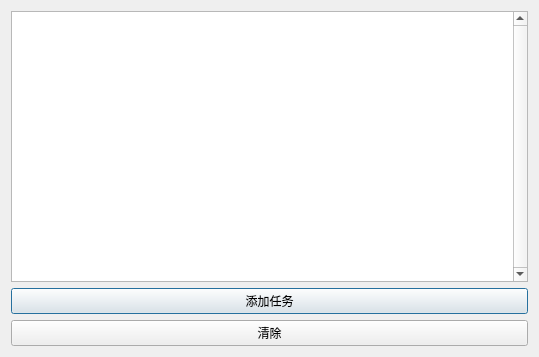
<?xml version="1.0" encoding="UTF-8"?>
<ui version="4.0">
 <class>Schedule</class>
 <widget class="QDialog" name="Schedule">
  <property name="geometry">
   <rect>
    <x>0</x>
    <y>0</y>
    <width>539</width>
    <height>357</height>
   </rect>
  </property>
  <property name="windowTitle">
   <string>备忘录</string>
  </property>
  <layout class="QVBoxLayout" name="verticalLayout">
   <item>
    <widget class="QListWidget" name="listWidget">
     <property name="verticalScrollBarPolicy">
      <enum>Qt::ScrollBarPolicy::ScrollBarAlwaysOn</enum>
     </property>
     <property name="horizontalScrollBarPolicy">
      <enum>Qt::ScrollBarPolicy::ScrollBarAlwaysOff</enum>
     </property>
    </widget>
   </item>
   <item>
    <widget class="QPushButton" name="AddBtn">
     <property name="text">
      <string>添加任务</string>
     </property>
    </widget>
   </item>
   <item>
    <widget class="QPushButton" name="ClrBtn">
     <property name="text">
      <string>清除</string>
     </property>
    </widget>
   </item>
  </layout>
 </widget>
 <resources/>
 <connections/>
</ui>
